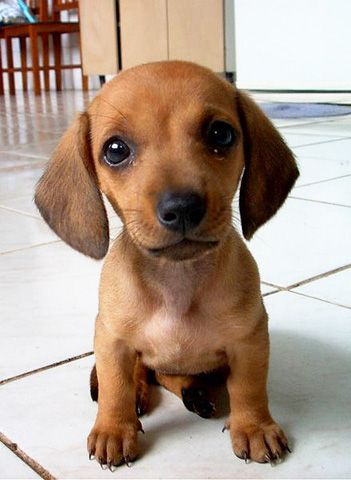
#> input picture course/tests/dog.jpg, 351 x 480 px, found by its file name
$ python cropImage.py   (Python 2 division)
#> lines starting #> are read from the running program, lines starting #| are printed output that depends on the picture
import numpy as np
import cv2

img = cv2.imread('tests/dog.jpg', 0)
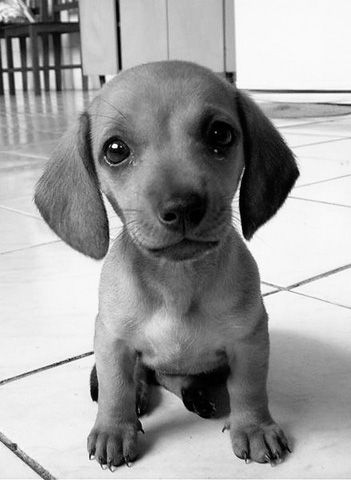
#> img: shape (480, 351); min 0, max 255, mean 158.8

img_copy = img.copy()

cropped = img[100:150, 100:250]
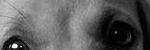
#> cropped: shape (50, 150); min 0, max 255, mean 92.3

imgRows = img.shape[0]
#> imgRows = 480
imgCols = img.shape[1]
#> imgCols = 351

print imgRows, imgCols
#| 480 351

cv2.imshow("Image", img)
cv2.imshow("Image cropped", cropped)

cv2.waitKey(0)
